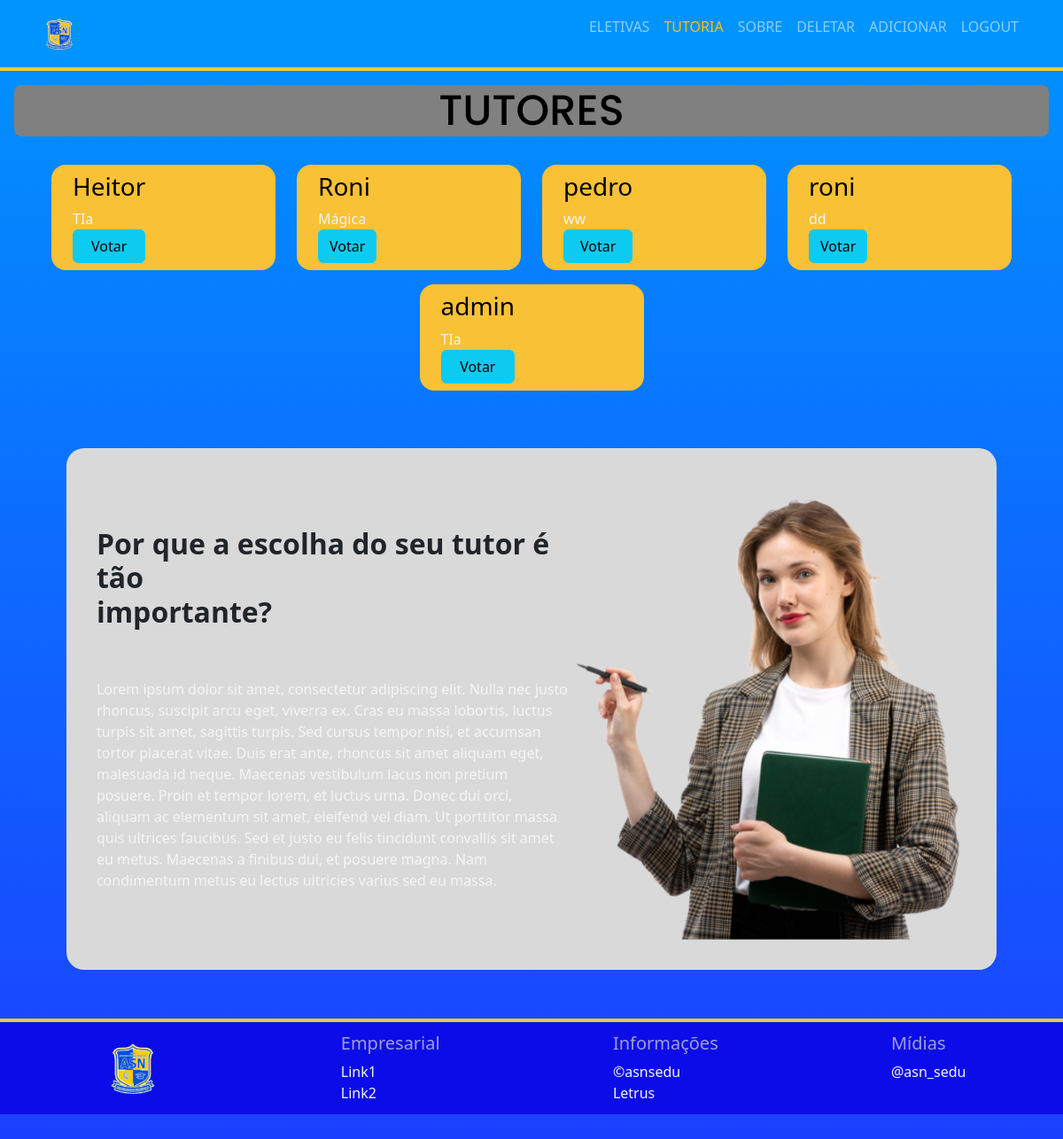
The app's page /tutoria/ with its own data.
### Aplicativo/models.py (models this page shows)
class Professores(models.Model):
    eletiva = models.CharField(max_length=100,null=True, blank=False)
    nome = models.CharField(max_length=100)
    email = models.EmailField(max_length=100)
    senha = models.CharField(max_length=100)
    imagem = models.FileField(upload_to='imagem_professores', null=True, blank=False)

### Aplicativo/views.py (the view)
# urls.py: path('tutoria/',tutoria,name='tutoria'),
def tutoria(request):
    dados=dados_universsais.copy()
    dados['pagina'] = 'tutoria'
    dados['professores'] = Professores.objects.all().values()
    return render(request,'principais/tutoria.html',dados)

### Aplicativo/templates/principais/tutoria.html (shortened to what this page needs)
<!DOCTYPE html>
<html lang="en">
<head>
    <link href="https://cdn.jsdelivr.net/npm/bootstrap@5.3.3/dist/css/bootstrap.min.css" rel="stylesheet">
    {% load static %}
    <link rel="stylesheet" href="{% static 'css/tutoria.css'%}">
</head>
<body>
    {% include 'codigos reutilizados/links_reutilizados.html' %}
<h1 class="text-black text-center m-3 rounded-3" id="eletivas-title">TUTORES</h1>
<div class="container">
    <div class="row p-3 justify-content-around">
        {% for i in professores %}
        <div class="col-12 col-sm-6 col-md-4 col-lg-3 mb-3">
            <div class="p-2 rounded-4" id="div_tutor">
                <div id="div-text">
                    <h3>{{i.nome}}</h3>
                    <p>{{i.eletiva}}</p>
                    <a href="" class="btn btn-info d-block">Votar</a>
                </div>
            </div>
        </div>
        {% endfor %}
    </div>
    <div class="importante d-flex flex-column flex-md-row justify-content-between align-items-center">
        <div>
            <h2><strong>Por que a escolha do seu tutor é tão <br> importante?</strong></h2>
            <p class="text-importante"> <br> <br> Lorem ipsum dolor sit amet, consectetur adipiscing elit. Nulla nec justo rhoncus, suscipit arcu eget, viverra ex. Cras eu massa lobortis, luctus turpis sit amet, sagittis turpis. Sed cursus tempor nisi, et accumsan tortor placerat vitae. Duis erat ante, rhoncus sit amet aliquam eget, malesuada id neque. Maecenas vestibulum lacus non pretium posuere. Proin et tempor lorem, et luctus urna. Donec dui orci, aliquam ac elementum sit amet, eleifend vel diam. Ut porttitor massa quis ultrices faucibus. Sed et justo eu felis tincidunt convallis sit amet eu metus. Maecenas a finibus dui, et posuere magna. Nam condimentum metus eu lectus ultricies varius sed eu massa.</p>
        </div>
        <img src="../../media/moca.png" class="girl d-none d-md-block" alt="" width="450px">
    </div>
</div>
{% include 'codigos reutilizados/footer.html' %}
</body>
</html>

### Aplicativo/templates/codigos reutilizados/links_reutilizados.html (shortened to what this page needs)
{% block links %}
{% load static %}
<link rel="stylesheet" href="{% static 'css/links_reutilizados.css'%}">
<nav class="navbar navbar-expand-lg navbar-dark ">
    <div class="container">
        <a class="navbar-brand" href="{% url 'index'%}">
            <img src="../../media/logo-asn.png" width="50" alt="">
        </a>
        <div class="collapse navbar-collapse" id="navbarNav">
            <ul class="navbar-nav ms-auto">
                <li class="nav-item">
                    {% if pagina == 'eletivas' %}
                        <a class="nav-link text-warning" href="{% url 'eletivas'%}">ELETIVAS</a>
                    {% else %}
                        <a class="nav-link" href="{% url 'eletivas'%}">ELETIVAS</a>
                    {% endif %}
                </li>
                <li class="nav-item">
                    {% if pagina == 'tutoria' %}
                        <a class="nav-link text-warning" href="{% url 'tutoria'%}">TUTORIA</a>
                    {% else %}
                        <a class="nav-link" href="{% url 'tutoria'%}">TUTORIA</a>
                    {% endif %}
                </li>
                <li class="nav-item">
                    {% if pagina == 'sobre' %}
                        <a class="nav-link text-warning" href="{% url 'sobre'%}">SOBRE</a>
                    {% else %}
                        <a class="nav-link" href="{% url 'sobre'%}">SOBRE</a>
                    {% endif %}
                </li>
                {% if user != None%}
                    {% if user == 'ADMIN'  or 'deletar' in lista_de_acoes%}
                        <li class="nav-item" id="all-deletar">
                            <p class="nav-link" id="botao-oculto-deletar" onclick="desocultar(this)" onblur="desocultar(this)" data-id="deletar">DELETAR</p>
                        </li>
                    {% endif %}
                    {% if user == 'ADMIN'  or  'cadastrar' in lista_de_acoes%}
                        <li class="nav-item" id="all-adicionar">
                            <p class="nav-link" id="botao-oculto-adicionar" onclick="desocultar(this)" onblur="desocultar(this)" data-id="adicionar">ADICIONAR</p>
                        </li>
                    {% endif %}
                    <li class="nav-item">
                        <a href="{% url 'logout'%}" class="nav-link">LOGOUT</a>
                    </li>
                {% else %}
                    <li class="nav-item">
                        <a class="nav-link" href="{% url 'login'%}">LOGIN</a>
                    </li>
                {% endif %}
            </ul>
        </div>
    </div>
</nav>
{% endblock %}

### Aplicativo/templates/codigos reutilizados/footer.html
{% block footer %}
<footer class="" id="rodape">
    <div class="d-flex justify-content-around">
        <img src="../../media/logo-asn.png" class="d-inline" alt="" width="80px">
        <div class="d-flex flex-column">
            <h5>Empresarial</h5>
                <a class="links" href="#">Link1</a>
                <a class="links" href="#">Link2</a>
        </div>
        <div class="d-flex flex-column">
            <h5>Informações</h5>
                <a class="links" href="#"> ©asnsedu</a>
                <a class="links" href="#">Letrus</a>
        </div>
        <div>
            <h5>Mídias</h5>
                <a class="links" href="#">@asn_sedu</a>
        </div>
</div>
</footer>
{% endblock %}

### Aplicativo/static/css/tutoria.css (style rules this page uses)
* { box-sizing: border-box; margin: 0; padding: 0; }
body, html { height: 100vh; overflow-x: hidden; background: linear-gradient(to top , #2424ff, #0094FF); }
html { scroll-behavior: smooth; }
a { color: #F5F5F5; }
.navbar { background-color: #0094FF; border-bottom: 4px solid #FFC837; display: flex; justify-content: center; }
#navbarNav { padding-left: 15%; }
#eletivas-title { font-size: 3em; font-family: "Poppins", sans-serif; font-weight: 500; font-style: normal; background-color: gray; transform: none !important; }
#div_tutor { background-color: #f8c136; color:#000; display: flex; align-items: center; }
h1 { color: #fafafa; font-family: "Poppins", sans-serif; font-weight: 500; font-style: normal; }
.girl { position:relative; top: 18%; right: 0; transition: ease; transition-duration: 0.5s; z-index: 9; }
p { display: inline; color: #F5F5F5; }
.importante { background-color: #d9d9d9; border-radius: 20px; padding: 3%; margin: 3%; margin-bottom: 5%; }
h5 { color: #9F9ED4; }
#rodape { border-top: 4px solid #FFC837; background-color: #0C0CE9; padding: 1% ; z-index: 10; }
.links { text-decoration: none; color: #F5F5F5; }

### Aplicativo/static/css/links_reutilizados.css (style rules this page uses)
:root { --display-adicionar: none; --display-deletar: none; }
#botao-oculto-deletar::before { content: ''; display: var(--display-deletar); width: 10px; height: 10px; background-color: black; position: absolute; margin-top: 22px; margin-left: 70px; }
#botao-oculto-adicionar::before { content: ''; display: var(--display-adicionar); width: 10px; height: 10px; background-color: black; position: absolute; margin-top: 22px; margin-left: 90px; }

### records on screen
Professores: nome "Heitor", eletiva "TIa"
Professores: nome "Roni", eletiva "Mágica"
Professores: nome "pedro", eletiva "ww"
Professores: nome "roni", eletiva "dd"
Professores: nome "admin", eletiva "TIa"
